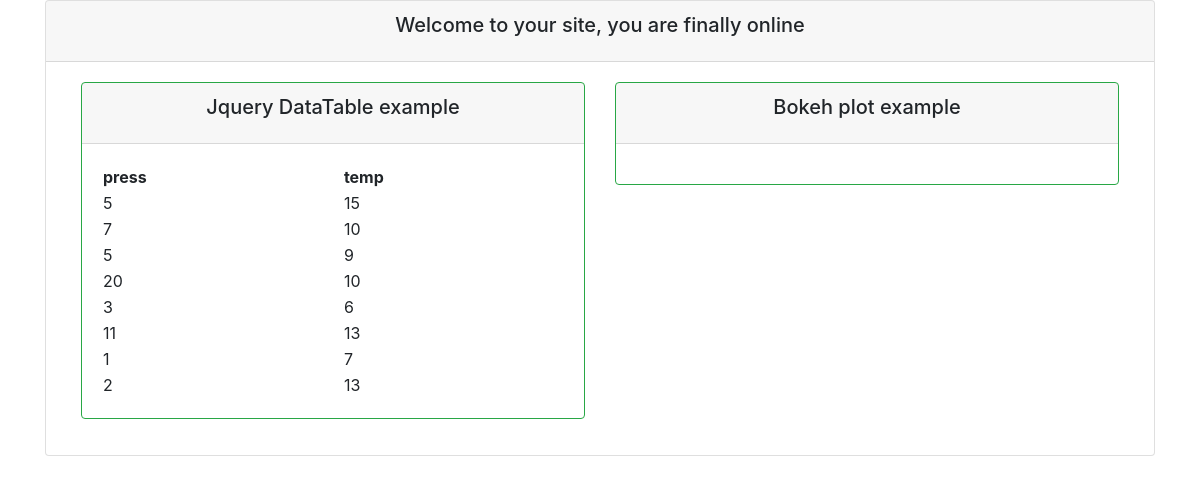
The page / on the database its author committed.
### helloWorld/models.py (models this page shows, shortened)
class WEATHER(models.Model):
    Pressure = models.IntegerField()
    Temperature = models.IntegerField()
    class Meta:
        verbose_name = "Weather"
        verbose_name_plural = "Weather"

### helloWorld/views.py (the view)
# urls.py: path('', views.HOME, name='HOME'),
def HOME(request):
    q1 = WEATHER.objects.all().values()
    print(q1)
    return render(request, 'helloWorld/base.html', {'data': q1})

### helloWorld/templates/helloWorld/base.html (shortened to what this page needs)
{% load static %}
<!doctype html>
<html lang="en">
<head>
  <link rel="stylesheet" href="https://stackpath.bootstrapcdn.com/bootstrap/4.3.1/css/bootstrap.min.css"
>
  <link rel="stylesheet" href="https://cdn.pydata.org/bokeh/release/bokeh-1.2.0.min.css" type="text/css" />
  <link rel="stylesheet" href="https://cdn.pydata.org/bokeh/release/bokeh-widgets-1.2.0.min.css" type="text/css" />
  <link rel="stylesheet" href="https://cdn.pydata.org/bokeh/release/bokeh-tables-1.2.0.min.css" type="text/css" />
  <link rel="stylesheet" type="text/css" href="https://cdn.datatables.net/v/dt/jqc-1.12.4/jszip-2.5.0/dt-1.10.18/af-2.3.3/b-1.5.6/b-colvis-1.5.6/b-flash-1.5.6/b-html5-1.5.6/b-print-1.5.6/cr-1.5.0/fc-3.2.5/fh-3.1.4/kt-2.5.0/r-2.2.2/rg-1.1.0/sc-2.0.0/datatables.min.css"/>
</head>
<body>
  <div class="container">
    <div class="card" align="center">
      <div class="card-header">
        <h5 class="card-title">
          Welcome to your site,
          you are finally online
        </h5>
      </div>
      <div class="card-body">
        <div class="container">
          <div class="row">
            <div class="col-sm-6">
              <div class="card border-success mb-3">
                <div class="card-header">
                  <h5 class="card-title">
                    Jquery DataTable example
                  </h5>
                </div>
                <div class="card-body" align="center">
                  <table id="myTable" class="display compact" style="width:100%">
                    <thead>
                      <tr>
                        <th>press</th>
                        <th>temp</th>
                      </tr>
                    </thead>
                    <tbody>
                      {% for row in data %}
                      <tr>
                        <td>
                          {{row.Pressure}}</td>
                        <td>
                          {{row.Temperature}}</td>
                      </tr>
                      {% endfor%}
                    </tbody>
                  </table>
                </div>
              </div>
            </div>
            <div class="col-sm-6">
              <div class="card border-success mb-3">
                <div class="card-header">
                  <h5 class="card-title">
                    Bokeh plot example
                  </h5>
                </div>
                <div class="card-body">
                </div>
              </div>
            </div>
          </div>
        </div>
      </div>
    </div>
</body>
</html>

### rows shown on the page
WEATHER: Pressure "5", Temperature "15"
WEATHER: Pressure "7", Temperature "10"
WEATHER: Pressure "5", Temperature "9"
WEATHER: Pressure "20", Temperature "10"
WEATHER: Pressure "3", Temperature "6"
WEATHER: Pressure "11", Temperature "13"
WEATHER: Pressure "1", Temperature "7"
WEATHER: Pressure "2", Temperature "13"
